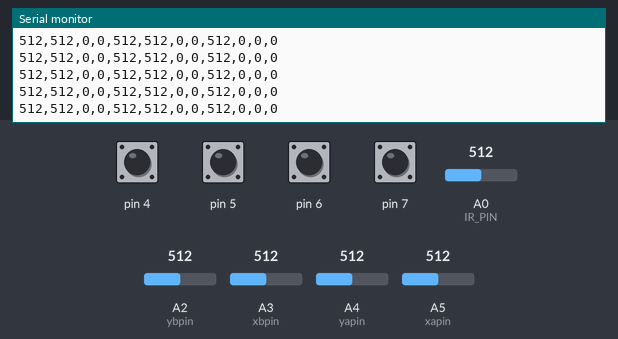
Simulated run of this sketch. Board: Arduino Uno, built with avr-gcc and run on an emulated ATmega328P. Parts: the last lines printed to the serial monitor. The inputs (shaded band) are chosen by the test bench; at power-on: pin 4–7 HIGH, A0 (IR_PIN) = 512, A2 (ybpin) = 512, A3 (xbpin) = 512, A4 (yapin) = 512, A5 (xapin) = 512. Random numbers use the default seed unless the sketch sets one.

Above: at 7.2 s.
7.3 s: A0 (IR_PIN) set to 108
At 8.1 s:
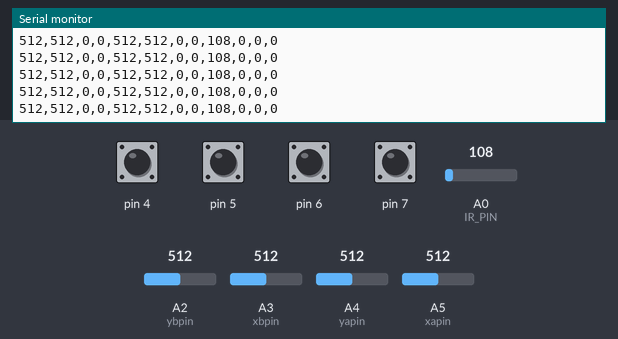
10.3 s: A0 (IR_PIN) set to 93
At 11.2 s:
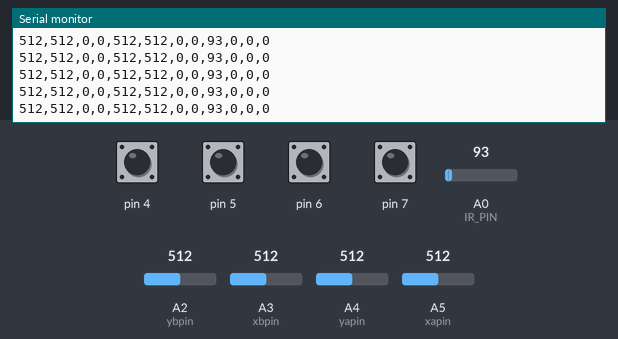
13.3 s: A2 (ybpin) set to 105
At 14.0 s:
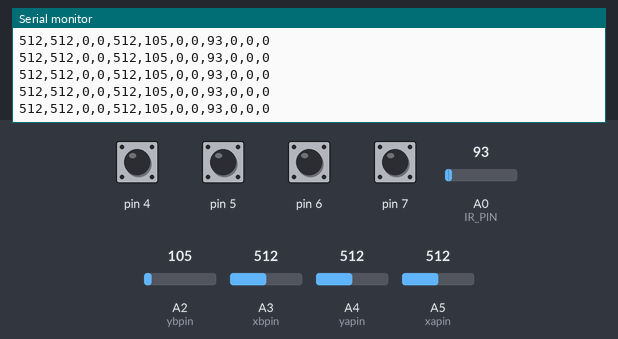
16.3 s: A2 (ybpin) set to 93
At 17.3 s:
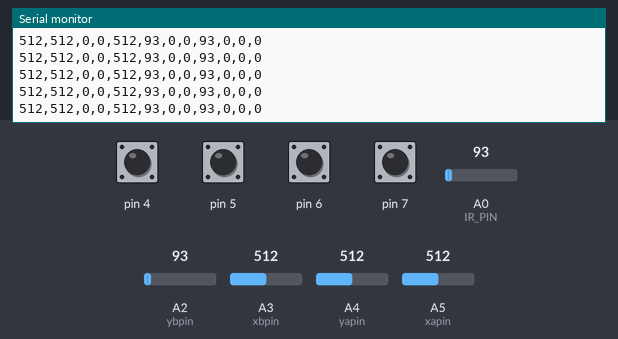
Timing chart, 0 to 18.8 s (numbered marks = the images above; inputs shaded):
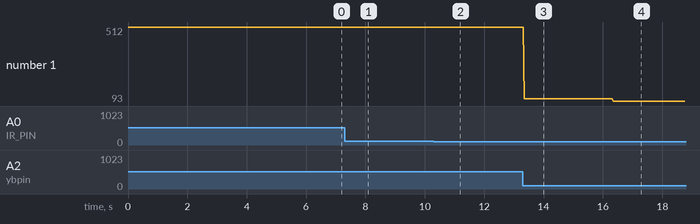

The sketch:

read_sensors_and_print_v1.ino
```cpp
/**
 * read_sensors_and_print_v1
 * Lee los sensores siguientes:
 * - 2 acc de 2 ejes
 * - 4 switches
 * - 1 InfraRojo
 *
 * * La aplicación escribe los datos por el puerto serie
 *
 */
#include "display.h"

#define TAU 20 // tiempo de bulce en ms

//Acelerometro2Axis
const int xapin = A5;
const int yapin = A4;
const int xbpin = A3;
const int ybpin = A2;

int xa = 0, ya = 0, xa_old = 0, ya_old = 0, Dxa = 0, Dya = 0; // acc values and its derivates
int xb = 0, yb = 0, xb_old = 0, yb_old = 0, Dxb = 0, Dyb = 0;  // acc values and its derivates

// values taken empiricaly
int xa_min = 288, ya_min = 294;
int xa_max = 383, ya_max = 395;
int xb_min = 293, yb_min = 300;
int xb_max = 443, yb_max = 398;

//IR
int IR_min = 60, IR_max = 400;
const int IR_PIN = A0;
int IR = 0;

//Switches
#define RESET_PIN 3
int S1 = 0, S2 = 0, S3 = 0, S4 = 0;
int S1_up = 0, S1_down = 0, S1_old = 0;
int S2_up = 0, S2_down = 0, S2_old = 0;
int S3_up = 0, S3_down = 0, S3_old = 0;
int S4_up = 0, S4_down = 0, S4_old = 0;
int SW, SW_up, SW_down;

unsigned long timer = 0;
unsigned long timer_old = 0;

int next_step = 0;
void setup() {

  Serial.begin( 9600 ); // MIDI communication
  randomSeed( analogRead(0) );
  timer_old = millis();
  next_step = random( 300, 1300 );

  //Switches
  //configure pin2 as an input and enable the internal pull-up resistor
  pinMode( 4, INPUT_PULLUP );
  pinMode( 5, INPUT_PULLUP );
  pinMode( 6, INPUT_PULLUP );
  pinMode( 7, INPUT_PULLUP );
  pinMode( RESET_PIN, OUTPUT );
//  callibrate();
//  print_header();
  digitalWrite( RESET_PIN, LOW);
}

int feedback = 0;

///////////////////////////////////////////////////////////////////////////////////
void loop() {
  read_acc_a(); // read xa, ya, Dxa, Dya
  read_acc_b();
  IR = analogRead( IR_PIN );
  read_switches();
//  normalize();
  derivate();
//  print_sensor_values();
  send_sensor_values();

  delay( TAU );
}
///////////////////////////////////////////////////////////////////////////////////

void calc_sw_old_new( int &S, int &S_old, int &S_up, int &S_down  ) {
  if( S & !S_old ) { S_up = 1; S_down = 0;}
  else if( !S & S_old ) { S_up = 0; S_down = 1;}
  else{ S_up = 0; S_down = 0;}
}

void read_switches() {
  //Switches
  //read the pushbutton value into a variable
  S1_old = S1;
  S2_old = S2;
  S3_old = S3;
  S4_old = S4;

  S1 = digitalRead( 4 );
  S2 = digitalRead( 5 );
  S3 = digitalRead( 6 );
  S4 = digitalRead( 7 );

//  reset_switches();

  S1 = !S1;
  calc_sw_old_new( S1, S1_old, S1_up, S1_down );
  S2 = !S2;
  calc_sw_old_new( S2, S2_old, S2_up, S2_down );
  S3 = !S3;
  calc_sw_old_new( S3, S3_old, S3_up, S3_down );
  S4 = !S4;
  calc_sw_old_new( S4, S4_old, S4_up, S4_down );

  SW = S1 | S2<<1 | S3<<2 | S4<<3;
  SW_up = S1_up | S2_up<<1 | S3_up<<2 | S4_up<<3;
  SW_down = S1_down | S2_down<<1 | S3_down<<2 | S4_down<<3;
}

/**
 * Normaliza cada valor de un sensor entre su maximo y minimo despues de calibrarse
 * para que este en el rando 0-127 aceptado por la funcion MIDI ControlChange
 */
void normalize() {
  xa = map( xa, xa_min, xa_max, 0, 127 );
  ya = map( ya, ya_min, ya_max, 0, 127 );

  xb = map( xb, xb_min, xb_max, 0, 127 );
  yb = map( yb, yb_min, yb_max, 0, 127 );

  IR = map( IR, IR_min, IR_max, 0, 127 );

  xa = constrain( xa, 0, 127 );
  ya = constrain( ya, 0, 127 );
  xb = constrain( xb, 0, 127 );
  yb = constrain( yb, 0, 127 );

  IR = constrain( IR, 0, 127 );
}

void callibrate() {
  xa_max = -1024; xb_max = -1024;
  ya_max = -1024; yb_max = -1024;
  xa_min = 1024;  xb_min = 1024;
  ya_min = 1024;  yb_min = 1024;

  for ( int i = 0; i < 1500; i++ ) {
    read_acc_mean_value( 10 );
    if ( xa_max < xa ) xa_max = xa;
    if ( ya_max < ya ) ya_max = ya;

    if ( xa_min > xa ) xa_min = xa;
    if ( ya_min > ya ) ya_min = ya;

    if ( xb_max < xb ) xb_max = xb;
    if ( yb_max < yb ) yb_max = yb;

    if ( xb_min > xb ) xb_min = xb;
    if ( yb_min > yb ) yb_min = yb;

    print_sensor_limits_values();

    delay(1);
  }
}


void read_acc_mean_value( int sample_size ) {
  long xa_mean = 0, ya_mean = 0;
  long xb_mean = 0, yb_mean = 0;
  read_acc_a();
  read_acc_b();
  delay(1);
  for (int i = 0; i < sample_size; i++) {
    xa_mean += xa;
    ya_mean += ya;
    read_acc_a();
    xb_mean += xb;
    yb_mean += yb;
    read_acc_b();
  }

  xa = xa_mean / sample_size;
  ya = ya_mean / sample_size;
  xb = xb_mean / sample_size;
  yb = yb_mean / sample_size;
}


void read_acc_a() {
  //Acelerometro 2Axis
  xa = analogRead( xapin );
  ya = analogRead( yapin );
}

void read_acc_b() {
  //Acelerometro 2Axis
  xb = analogRead( xbpin );
  yb = analogRead( ybpin );

}

void derivate() {
  Dxa = abs( xa_old - xa );
  xa_old = xa;
  Dya = abs( ya_old - ya );
  ya_old = ya;
}

/* Nunca llegue a entender esta funcion y creo que es el resultado
de una confusion de la alumna que hizo la primera version del traje */
void reset_switches() {

  if (S1 == HIGH | S2 == HIGH | S3 == HIGH | S4 == HIGH ) {
    digitalWrite( RESET_PIN, LOW);
  } else {
    digitalWrite( RESET_PIN, HIGH);
  }
}
```

display.h
```cpp
extern int xa, ya, Dxa, Dya, Dxb, Dyb, xb, yb;
extern int xa_min, xa_max, ya_min, ya_max, xb_min, xb_max, yb_min, yb_max;
extern int IR;
extern int S1, S2, S3, S4, SW, SW_up, SW_down;

void print_header() {
  Serial.println( "Read Sensors and Print..." );
  Serial.println( "xa   ya   Dxa   Dya   xb   yb   Dxb   Dyb  IR  SW1  SW2  SW3  SW4  SW1_up SW2_up  SW3_up  SW4_up  SW1_down  SW2_down  SW3_down  SW4_down" );
  Serial.println( "----------------------------------------------------------------------------------------------------------------------------------------" );
}

void send_int( int val ) {
  Serial.write( 0xff );
  Serial.write( (val >> 8) & 0xff );
  Serial.write( val & 0xff );
}

void send_string( int val ) {
  Serial.print( val, DEC );
  Serial.print(",");
//  Serial.write( '\n0' );
}

void test_send_values() {
  for( int i = 0; i < 12; i++ ) {
    send_string( i );
  }
}

void send_sensor_values() {
  send_string( xa );
  send_string( ya );
  send_string( Dxa );
  send_string( Dya );
  send_string( xb );
  send_string( yb );
  send_string( Dxb );
  send_string( Dyb );
  send_string( IR );
  send_string( SW ); // byte of switches
  send_string( SW_up ); // byte of switches up
  Serial.println( SW_down, DEC ); // byte of switches down
}

void print_sensor_values() {
/*  Serial.print( xa );  Serial.print( "   " );
  Serial.print( ya );  Serial.print( "   " );
  Serial.print( Dxa ); Serial.print( "   " );
  Serial.print( Dya ); Serial.print( "   " );
  Serial.print( xb );  Serial.print( "\t" );
  Serial.print( yb );  Serial.print( "\t" );
  Serial.print( Dxb ); Serial.print( "   " );
  Serial.print( Dyb ); Serial.print( "   " );
  */
  Serial.print( S1 ); Serial.print( "   " );
  Serial.print( S2 ); Serial.print( "   " );
  Serial.print( S3 ); Serial.print( "   " );
  Serial.print( S4 ); Serial.print( "   " );
  Serial.print( SW, BIN ); Serial.print( "   " );
  Serial.print( SW_up, BIN ); Serial.print( "   " );
  Serial.print( SW_down, BIN ); Serial.print( "   " );

  Serial.println();
}

void print_sensor_limits_values() {
  Serial.print( xa );  Serial.print( "\t" );
  Serial.print( xa_min );  Serial.print( "\t" );
  Serial.print( xa_max );  Serial.print( "\t" );
  Serial.print( ya );  Serial.print( "\t" );
  Serial.print( ya_min );  Serial.print( "\t" );
  Serial.print( ya_max );  Serial.print( "\t" );

  Serial.print( xb );  Serial.print( "\t" );
  Serial.print( xb_min );  Serial.print( "\t" );
  Serial.print( xb_max );  Serial.print( "\t" );
  Serial.print( yb );  Serial.print( "\t" );
  Serial.print( yb_min );  Serial.print( "\t" );
  Serial.print( yb_max );  Serial.print( "\t" );
  Serial.println();
}
```

Measured:
- after the input at 7.3 s, the serial monitor: prints a new line after 0.06 s (image 1)
- after the input at 10.3 s, the serial monitor: prints a new line after 0.08 s (image 2)
- after the input at 13.3 s, the serial monitor: prints a new line after 0.05 s (image 3)
- after the input at 16.3 s, the serial monitor: prints a new line after 0.06 s (image 4)
- plotted number 1: 512 → 105 after the input at 13.3 s
